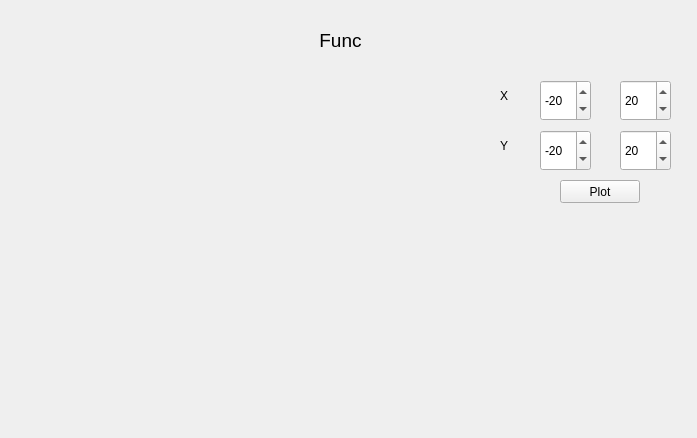
<?xml version="1.0" encoding="UTF-8"?>
<ui version="4.0">
 <class>Graph</class>
 <widget class="QWidget" name="Graph">
  <property name="geometry">
   <rect>
    <x>0</x>
    <y>0</y>
    <width>697</width>
    <height>438</height>
   </rect>
  </property>
  <property name="windowTitle">
   <string>Form</string>
  </property>
  <widget class="QCustomPlot" name="widget" native="true">
   <property name="geometry">
    <rect>
     <x>40</x>
     <y>80</y>
     <width>441</width>
     <height>341</height>
    </rect>
   </property>
  </widget>
  <widget class="QSpinBox" name="x1">
   <property name="geometry">
    <rect>
     <x>540</x>
     <y>80</y>
     <width>51</width>
     <height>41</height>
    </rect>
   </property>
   <property name="minimum">
    <number>-100000</number>
   </property>
   <property name="maximum">
    <number>100000</number>
   </property>
   <property name="value">
    <number>-20</number>
   </property>
  </widget>
  <widget class="QSpinBox" name="x2">
   <property name="geometry">
    <rect>
     <x>620</x>
     <y>80</y>
     <width>51</width>
     <height>41</height>
    </rect>
   </property>
   <property name="minimum">
    <number>-100000</number>
   </property>
   <property name="maximum">
    <number>100000</number>
   </property>
   <property name="value">
    <number>20</number>
   </property>
  </widget>
  <widget class="QPushButton" name="pushButton">
   <property name="geometry">
    <rect>
     <x>560</x>
     <y>180</y>
     <width>80</width>
     <height>23</height>
    </rect>
   </property>
   <property name="text">
    <string>Plot</string>
   </property>
  </widget>
  <widget class="QSpinBox" name="y1">
   <property name="geometry">
    <rect>
     <x>620</x>
     <y>130</y>
     <width>51</width>
     <height>41</height>
    </rect>
   </property>
   <property name="minimum">
    <number>-100000</number>
   </property>
   <property name="maximum">
    <number>100000</number>
   </property>
   <property name="value">
    <number>20</number>
   </property>
  </widget>
  <widget class="QSpinBox" name="y2">
   <property name="geometry">
    <rect>
     <x>540</x>
     <y>130</y>
     <width>51</width>
     <height>41</height>
    </rect>
   </property>
   <property name="minimum">
    <number>-100000</number>
   </property>
   <property name="maximum">
    <number>100000</number>
   </property>
   <property name="value">
    <number>-20</number>
   </property>
  </widget>
  <widget class="QLabel" name="label">
   <property name="geometry">
    <rect>
     <x>500</x>
     <y>80</y>
     <width>41</width>
     <height>31</height>
    </rect>
   </property>
   <property name="text">
    <string>X</string>
   </property>
  </widget>
  <widget class="QLabel" name="label_2">
   <property name="geometry">
    <rect>
     <x>500</x>
     <y>130</y>
     <width>41</width>
     <height>31</height>
    </rect>
   </property>
   <property name="text">
    <string>Y</string>
   </property>
  </widget>
  <widget class="QLabel" name="label_3">
   <property name="geometry">
    <rect>
     <x>300</x>
     <y>30</y>
     <width>81</width>
     <height>21</height>
    </rect>
   </property>
   <property name="font">
    <font>
     <pointsize>14</pointsize>
    </font>
   </property>
   <property name="layoutDirection">
    <enum>Qt::LeftToRight</enum>
   </property>
   <property name="text">
    <string>Func</string>
   </property>
   <property name="alignment">
    <set>Qt::AlignCenter</set>
   </property>
  </widget>
 </widget>
 <customwidgets>
  <customwidget>
   <class>QCustomPlot</class>
   <extends>QWidget</extends>
   <header>qcustomplot.h</header>
   <container>1</container>
  </customwidget>
 </customwidgets>
 <resources/>
 <connections/>
</ui>
